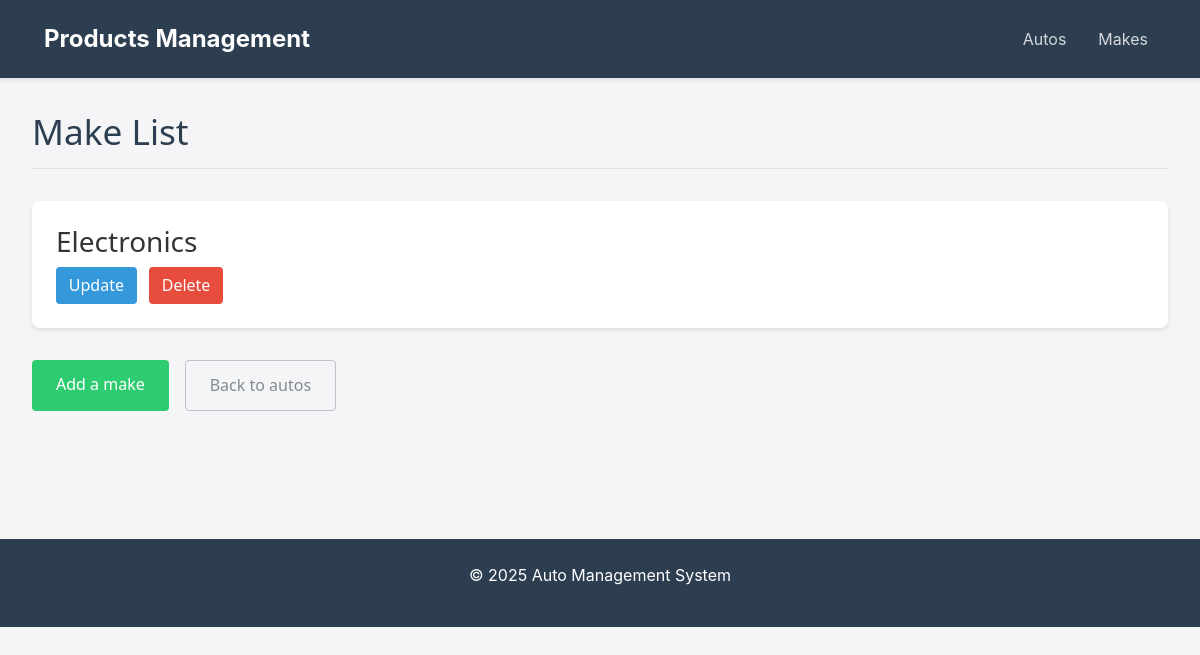
Before: /products/lookup/ (signed in) with the older database file.
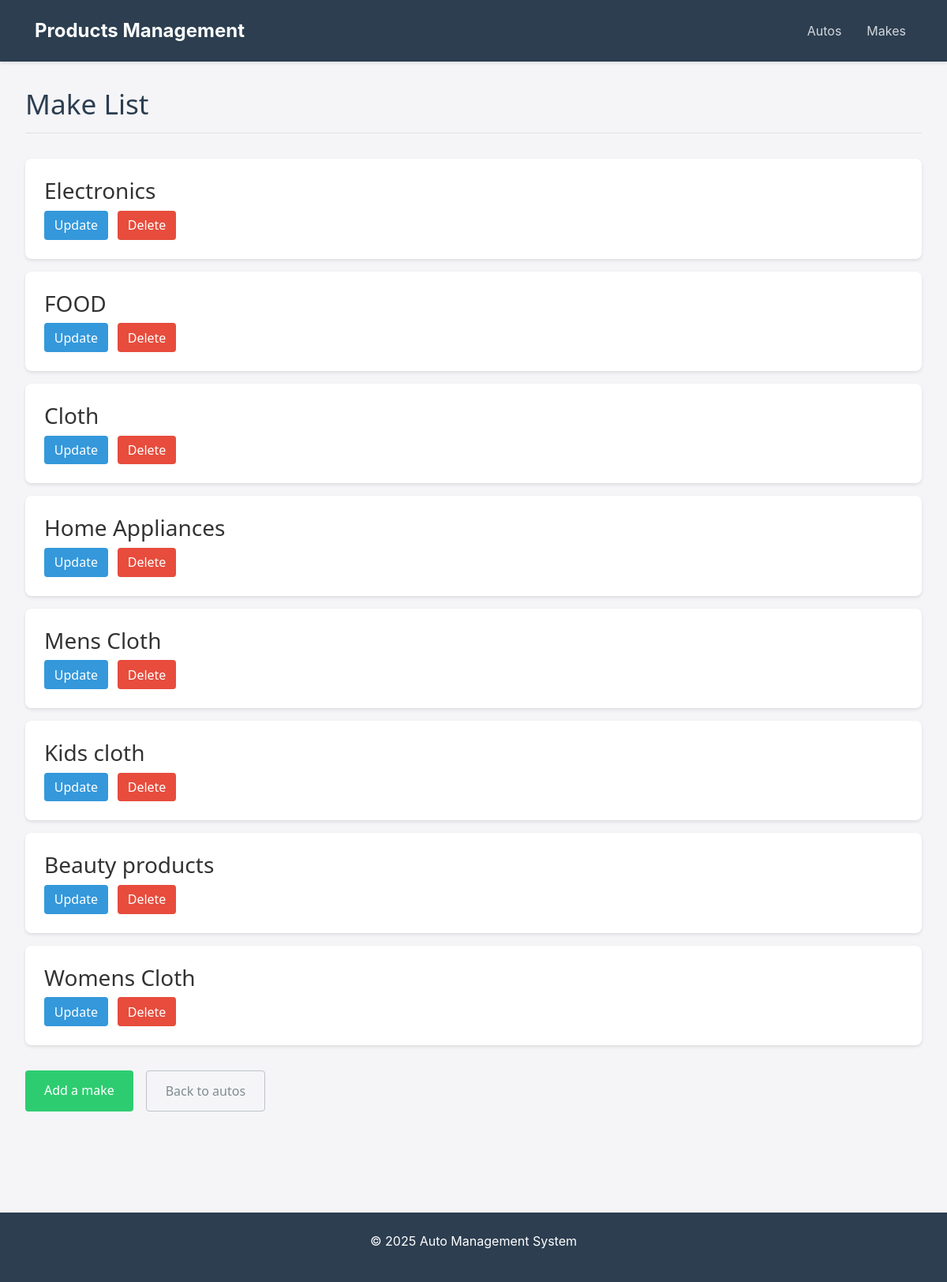
After: the same page with the newer database file.
### products/models.py (models this page shows, shortened)
class Catagories(models.Model):
    name = models.CharField(
        max_length=200,
        help_text='Enter a catagorie (e.g. Electronics)',
        validators=[MinLengthValidator(
            2, "Make must be greater than 1 character")]
    )

### products/views.py (the view)
# urls.py: path('lookup/', views.MakeView.as_view(), name='catagories_list'),
class MakeView(LoginRequiredMixin, View):
    def get(self, request):
        ca = Catagories.objects.all()
        ctx = {'catagories_list': ca}
        return render(request, 'products/catagories_list.html', ctx)

### products/templates/products/catagories_list.html
{% extends "base.html" %} {% load static %}{% block content %}
<div class="product-container">
  <div class="product-header">
    <h1>Make List</h1>
  </div>
  {% if catagories_list %}
  <ul class="product-list">
    {% for make in catagories_list %}
    <li>
      <h3>{{ make.name }}</h3>
      <div class="product-actions">
        <a href="{% url 'products:catagories_update' make.id %}">Update</a>
        <a href="{% url 'products:catagories_delete' make.id %}">Delete</a>
      </div>
    </li>
    {% endfor %}
  </ul>
  {% else %}
  <p>There are no makes in the library.</p>
  {% endif %}
  <div class="form-actions">
    <a href="{% url 'products:catagories_create' %}" class="btn btn-primary"
      >Add a make</a
    >
    <a href="{% url 'products:all' %}" class="btn btn-outline">Back to autos</a>
  </div>
</div>
{% endblock %}

### templates/base.html (shortened to what this page needs)
{% load static %}
<!DOCTYPE html>
<html lang="en">
  <head>
    <link
      href="https://cdn.jsdelivr.net/npm/bootstrap@5.3.0/dist/css/bootstrap.min.css"
      rel="stylesheet"
    />
    <link rel="stylesheet" href="{% static 'products/css/products.css' %}" />
  </head>
  <body>
    <nav class="navbar navbar-expand-lg navbar-dark">
      <div class="container-fluid">
        <a class="navbar-brand" href="{% url 'products:all' %}"
          >Products Management</a
        >
        <div class="collapse navbar-collapse" id="navbarNav">
          <ul class="navbar-nav ms-auto">
            <li class="nav-item">
              <a class="nav-link" href="{% url 'products:all' %}">Autos</a>
            </li>
            <li class="nav-item">
              <a class="nav-link" href="{% url 'products:catagories_list' %}"
                >Makes</a
              >
            </li>
          </ul>
        </div>
      </div>
    </nav>
    <div class="main-content">
       {% block content %}{% endblock %}
    </div>
    <footer>
      <div class="container">
        <p>&copy; {% now "Y" %} Auto Management System</p>
      </div>
    </footer>
  </body>
</html>

### products/static/products/css/products.css (style rules this page uses)
.product-container { max-width: 1200px; margin: 0 auto; padding: 2rem; font-family: 'Segoe UI', Tahoma, Geneva, Verdana, sans-serif; color: #333; }
.product-header { margin-bottom: 2rem; padding-bottom: 1rem; border-bottom: 1px solid #e1e1e1; }
.product-header h1 { font-size: 2.2rem; color: #2c3e50; margin: 0; }
.product-list { list-style: none; padding: 0; }
.product-list li { background: white; padding: 1.5rem; margin-bottom: 1rem; border-radius: 8px; box-shadow: 0 2px 4px rgba(0,0,0,0.1); transition: transform 0.2s, box-shadow 0.2s; }
.product-actions { margin-top: 0.5rem; }
.product-actions a { display: inline-block; padding: 0.4rem 0.8rem; margin-right: 0.5rem; border-radius: 4px; text-decoration: none; font-weight: 500; transition: all 0.2s; }
.product-actions a:first-child { background-color: #3498db; color: white; }
.product-actions a:last-child { background-color: #e74c3c; color: white; }
.form-actions { margin-top: 2rem; display: flex; gap: 1rem; }
.btn { padding: 0.8rem 1.5rem; border: none; border-radius: 4px; font-size: 1rem; cursor: pointer; transition: all 0.2s; text-decoration: none; display: inline-block; }
.btn-primary { background-color: #2ecc71; color: white; }
.btn-outline { background: none; border: 1px solid #bdc3c7; color: #7f8c8d; }

### templates/base.html (style rules this page uses)
body { background-color: #f5f5f7; color: #1d1d1f; font-family: -apple-system, BlinkMacSystemFont, "Segoe UI", Roboto, Helvetica, Arial, sans-serif; margin: 0; padding: 0; min-height: 100vh; }
.navbar { background-color: #2c3e50; padding: 1rem 2rem; box-shadow: 0 2px 4px rgba(0, 0, 0, 0.1); }
.navbar-brand { font-weight: bold; font-size: 1.5rem; color: white !important; }
.navbar-nav .nav-link { color: rgba(255, 255, 255, 0.8); margin-left: 1rem; transition: color 0.2s; }
.main-content { padding-bottom: 3rem; }
footer { background-color: #2c3e50; color: white; padding: 1.5rem 0; margin-top: 3rem; text-align: center; }

Changed rows visible on the page:
added Catagories: name "FOOD"
added Catagories: name "Cloth"
added Catagories: name "Home Appliances"
added Catagories: name "Mens Cloth"
added Catagories: name "Kids cloth"
added Catagories: name "Beauty products"
added Catagories: name "Womens Cloth"
